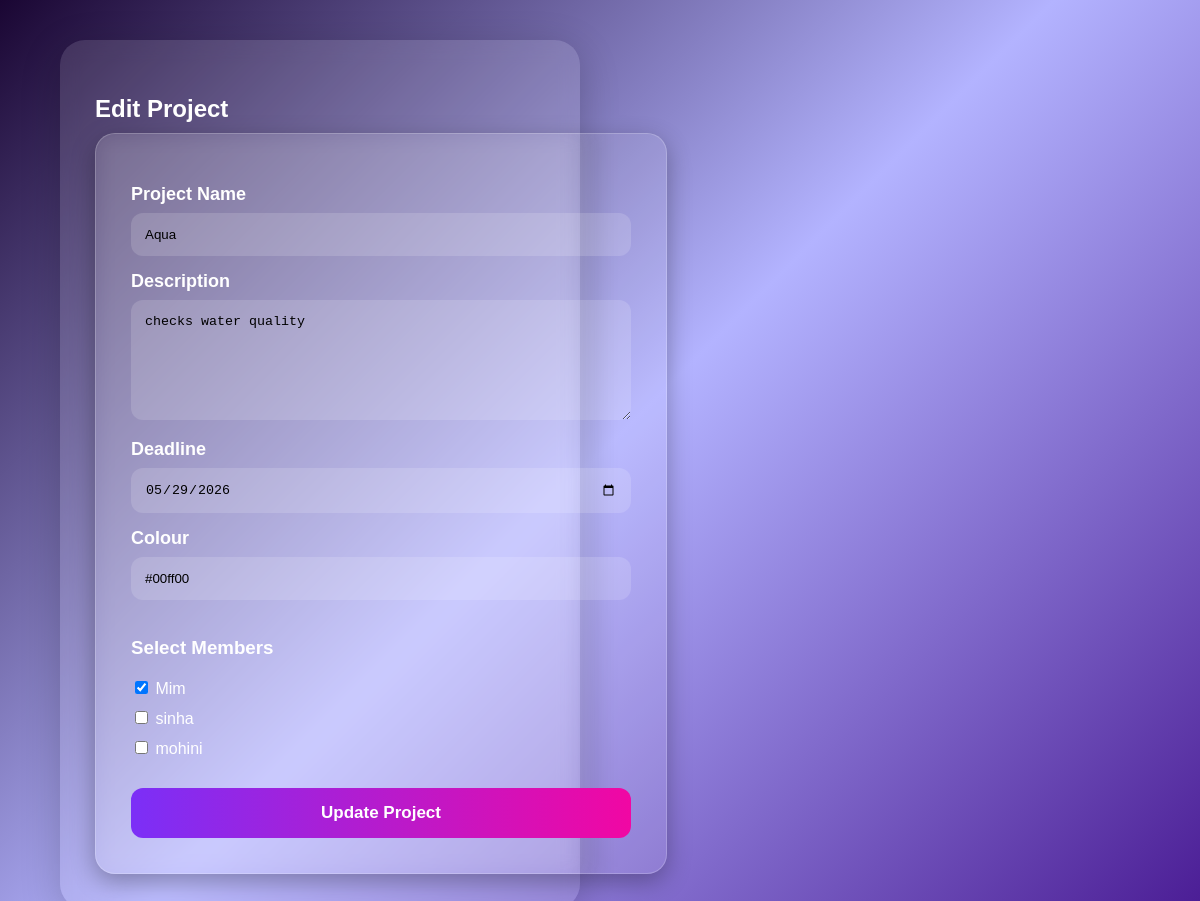
The app's page /TASK2/views/projects/edit_project.php?id=12 (signed in) with its own data.
### tables this page shows
CREATE TABLE `projects` (
  `id` int(11) NOT NULL,
  `workspace_id` int(11) DEFAULT NULL,
  `name` varchar(100) DEFAULT NULL,
  `description` text DEFAULT NULL,
  `deadline` date DEFAULT NULL,
  `color_label` varchar(20) DEFAULT NULL,
  `is_archived` tinyint(4) DEFAULT 0,
  `created_at` timestamp NOT NULL DEFAULT current_timestamp()
);

CREATE TABLE `users` (
  `id` int(11) NOT NULL,
  `name` varchar(100) DEFAULT NULL,
  `email` varchar(100) DEFAULT NULL,
  `password_hash` varchar(255) DEFAULT NULL,
  `created_at` timestamp NOT NULL DEFAULT current_timestamp()
);

### TASK2/models/ProjectModel.php (called while the page is built, shortened)
<?php
require_once(__DIR__ . "/../config/database.php");
class ProjectModel
{
    public function getWorkspaceMembers($workspace_id)
    {
        global $conn;
        $sql = "SELECT users.id,
                       users.name
                FROM workspace_members
                INNER JOIN users
                ON workspace_members.user_id = users.id
                WHERE workspace_members.workspace_id = ?";
        $stmt = $conn->prepare($sql);
        $stmt->bind_param(
            "i",
            $workspace_id
        );
        $stmt->execute();
        return $stmt->get_result();
    }
    public function getProjectMembers($project_id)
    {
        global $conn;
        $sql = "SELECT users.id,
                       users.name
                FROM project_members
                INNER JOIN users
                ON project_members.user_id = users.id
                WHERE project_members.project_id = ?";
        $stmt = $conn->prepare($sql);
        $stmt->bind_param(
            "i",
            $project_id
        );
        $stmt->execute();
        return $stmt->get_result();
    }
    public function getProjectById($project_id)
    {
        global $conn;
        $sql = "SELECT *
                FROM projects
                WHERE id = ?";
        $stmt = $conn->prepare($sql);
        $stmt->bind_param(
            "i",
            $project_id
        );
        $stmt->execute();
        return $stmt->get_result();
    }
}
?>

### TASK2/views/projects/edit_project.php (the view, shortened to what this page needs)
<?php
require_once __DIR__ . '/../../includes/init.php';
require_once __DIR__ . '/../../models/ProjectModel.php';
$model = new ProjectModel();
$id = $_GET['id'];
$result = $model->getProjectById($id);
$project = $result->fetch_assoc();
$wsId = (int)($project['workspace_id'] ?? current_workspace_id() ?? 0);
$workspace_members = $model->getWorkspaceMembers($wsId);
$current_members =
$model->getProjectMembers($id);
$member_ids = [];
while($m = $current_members->fetch_assoc())
{
    $member_ids[] = $m['id'];
}
?>
<!DOCTYPE html>
<html>
<head>
    <link rel="stylesheet"
    href="../../assets/css/style.css">
</head>
<body>
<div class="page-container">
    <div class="form-container">
        <h2>Edit Project</h2>
        <form
        action="../../controllers/ProjectController.php"
        method="POST">
            <label>Project Name</label>
            <input
            type="text"
            name="project_name"
            value="<?php echo $project['name']; ?>">
            <label>Description</label>
            <textarea
            name="description"><?php echo $project['description']; ?></textarea>
            <label>Deadline</label>
            <input
            type="date"
            name="deadline"
            value="<?php echo $project['deadline']; ?>">
            <label>Colour</label>
            <input
            type="text"
            name="color_label"
            value="<?php echo $project['color_label']; ?>">
            <br><br>
            <h3>Select Members</h3>
<?php
while($user = $workspace_members->fetch_assoc())
{
    $checked = "";
    if(in_array($user['id'], $member_ids))
    {
        $checked = "checked";
    }
?>
            <div class="member-option">
                <input
                type="checkbox"
                name="members[]"
                value="<?php echo $user['id']; ?>"
                <?php echo $checked; ?>>
                <?php echo $user['name']; ?>
            </div>
<?php
}
?>
            <button type="submit"
            name="update_project">
                Update Project
            </button>
        </form>
    </div>
</div>
</body>
</html>

### TASK2/assets/css/style.css (style rules this page uses)
body { margin:0; padding:0; font-family: Arial, sans-serif; background: linear-gradient( 135deg, #1a0633, #b3b3ff, #4b1d95 ); min-height:100vh; color:white; }
.page-container { width:100%; min-height:100vh; display:flex; justify-content:center; align-items:center; flex-direction:column; }
form { width:500px; background: rgba(255,255,255,0.1); backdrop-filter: blur(10px); padding:35px; border-radius:20px; border:1px solid rgba(255,255,255,0.2); box-shadow: 0px 8px 25px rgba(0,0,0,0.3); }
label { display:block; margin-top:15px; margin-bottom:8px; font-size:18px; font-weight:bold; }
input[type="text"], input[type="date"], textarea { width:100%; padding:14px; border:none; border-radius:12px; background: rgba(255,255,255,0.15); color:black; box-sizing:border-box; }
textarea { height:120px; }
button { width:100%; margin-top:30px; padding:15px; border:none; border-radius:12px; background: linear-gradient( 90deg, #7b2ff7, #f107a3 ); color:white; font-size:17px; font-weight:bold; cursor:pointer; }
.page-container { width: 90%; max-width: 1200px; margin: auto; display: flex; justify-content: center; align-items: flex-start; min-height: 100vh; padding-top: 40px; }
.form-container { width:450px; background:rgba(255,255,255,0.12); backdrop-filter:blur(10px); padding:35px; border-radius:25px; box-shadow:0px 10px 40px rgba(0,0,0,0.2); }
.form-container h2 { color:white; margin-bottom:10px; }
.form-container label { color:white; display:block; margin-top:15px; margin-bottom:8px; }
.member-option { color:white; margin-bottom:10px; }
button[type="submit"] { width:100%; margin-top:20px; }

### records on screen
projects: project_name "Aqua", description "checks water quality", deadline "05/29/2026", color_label "#00ff00"
users: name "Mim"
users: name "sinha"
users: name "mohini"
